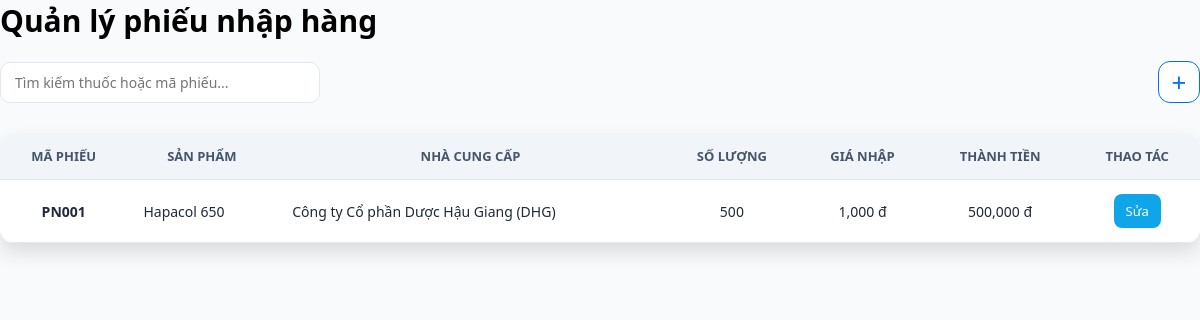
The app's page /phieu-nhap.php with its own data.
### tables this page shows
CREATE TABLE `phieunhap` (
  `so_pn` varchar(10) NOT NULL,
  `ngay_nhap` date NOT NULL,
  `ma_kho` varchar(10) NOT NULL,
  `ma_sp` varchar(10) NOT NULL,
  `so_luong_nhap` int(11) NOT NULL,
  `gia_nhap` decimal(10,2) NOT NULL,
  `thanh_tien_nhap` int(11) DEFAULT NULL,
  `ma_nha_cung_cap` varchar(10) DEFAULT NULL
);

CREATE TABLE `sp` (
  `ma_sp` varchar(10) NOT NULL,
  `ten_sp` varchar(255) NOT NULL,
  `ma_danh_muc` varchar(10) NOT NULL,
  `nha_san_xuat` varchar(255) NOT NULL,
  `gia_ban` decimal(10,2) NOT NULL,
  `han_su_dung` date NOT NULL,
  `hoat_chat` varchar(255) NOT NULL,
  `don_vi_tinh` varchar(50) DEFAULT 'Viên',
  `ma_kho` varchar(10) DEFAULT NULL
);

CREATE TABLE `nhacungcap` (
  `ma_nha_cung_cap` varchar(10) NOT NULL,
  `ten_nha_cung_cap` varchar(255) NOT NULL,
  `dia_chi` text NOT NULL,
  `dien_thoai` varchar(15) NOT NULL,
  `ghi_chu` text DEFAULT NULL
);

### phieu-nhap.php (the view, shortened to what this page needs)
<!DOCTYPE html>
<html lang="vi">
<head>
    <link rel="stylesheet" href="css.css">
</head>
<body>
<?php
include("connect.php");
$list = $conn->query("
    SELECT pn.*, sp.ten_sp, ncc.ten_nha_cung_cap
    FROM phieunhap pn
    LEFT JOIN sp ON pn.ma_sp = sp.ma_sp
    LEFT JOIN nhacungcap ncc ON pn.ma_nha_cung_cap = ncc.ma_nha_cung_cap
    ORDER BY pn.so_pn DESC
");
?>
<div class="page-header">
    <h1>Quản lý phiếu nhập hàng</h1>
</div>
<div class="toolbar">
    <input type="text" id="searchInput" placeholder="Tìm kiếm thuốc hoặc mã phiếu..." onkeyup="timKiem()">
    <button type="button" class="btn-add" onclick="openModal('modal-them')">+</button>
</div>
<div class="table-box">
    <table>
        <thead>
            <tr>
                <th>Mã phiếu</th>
                <th>Sản phẩm</th>
                <th>Nhà cung cấp</th>
                <th>Số lượng</th>
                <th>Giá nhập</th>
                <th>Thành tiền</th>
                <th>Thao tác</th>
            </tr>
        </thead>
        <tbody id="danh-sach">
            <?php if($list && $list->num_rows > 0): ?>
                <?php while($r = $list->fetch_assoc()): ?>
                <tr>
                    <td><strong><?= $r['so_pn'] ?></strong></td>
                    <td style="text-align: left;"><?= $r['ten_sp'] ?></td>
                    <td style="text-align: left;"><?= $r['ten_nha_cung_cap'] ?></td>
                    <td><?= number_format($r['so_luong_nhap']) ?></td>
                    <td><?= number_format($r['gia_nhap']) ?> đ</td>
                    <td><?= number_format($r['thanh_tien_nhap']) ?> đ</td>
                    <td>
                        <button class="btn btn-info" onclick="editPN('<?= $r['so_pn'] ?>', '<?= $r['ma_sp'] ?>', '<?= $r['ma_nha_cung_cap'] ?>', '<?= $r['so_luong_nhap'] ?>', '<?= $r['gia_nhap'] ?>')">Sửa</button>
                    </td>
                </tr>
                <?php endwhile; ?>
            <?php else: ?>
                <tr><td colspan="7" style="text-align:center; padding: 20px;">Không có dữ liệu hiển thị.</td></tr>
            <?php endif; ?>
        </tbody>
    </table>
</div>
</body>
</html>

### css.css (style rules this page uses)
* { box-sizing: border-box; font-family: 'Segoe UI', sans-serif; }
body { margin: 0; padding: 0px; background: #f8fafc; color: #1f2937; }
.page-header h1 { margin: 0; font-size: 30px; font-weight: 700; color: black; }
.toolbar { display: flex; justify-content: space-between; align-items: center; margin: 20px 0; gap: 10px; }
.toolbar input { width: 320px; padding: 10px 14px; border-radius: 10px; border: 1px solid #e2e8f0; font-size: 14px; }
.toolbar button { width: 42px; height: 42px; border-radius: 12px; border: 1px solid #0070F4; background: white; color: #0070F4; font-size: 26px; cursor: pointer; transition: .3s; border-color: #0070F4; }
.btn { padding: 8px 12px; border-radius: 8px; border: none; font-size: 13px; cursor: pointer; transition: .2s; text-decoration: none; }
.btn-info { background: #0ea5e9; color: white; }
.table-box { background: white; margin-top: 30px; border-radius: 14px; overflow: hidden; box-shadow: 0 10px 20px rgba(0,0,0,.12); }
table { width: 100%; border-collapse: collapse; }
thead { background: #f1f5f9; }
th, td { padding: 14px 16px; border-bottom: 1px solid #e2e8f0; font-size: 14px; text-align: center; }
th { text-transform: uppercase; font-size: 13px; color: #475569; text-align: center; }

### records on screen
phieunhap: so_pn "PN001", ma_sp.ten_sp "Hapacol 650", ma_nha_cung_cap.ten_nha_cung_cap "Công ty Cổ phần Dược Hậu Giang (DHG)", so_luong_nhap "500", gia_nhap "1,000", thanh_tien_nhap "500,000"
